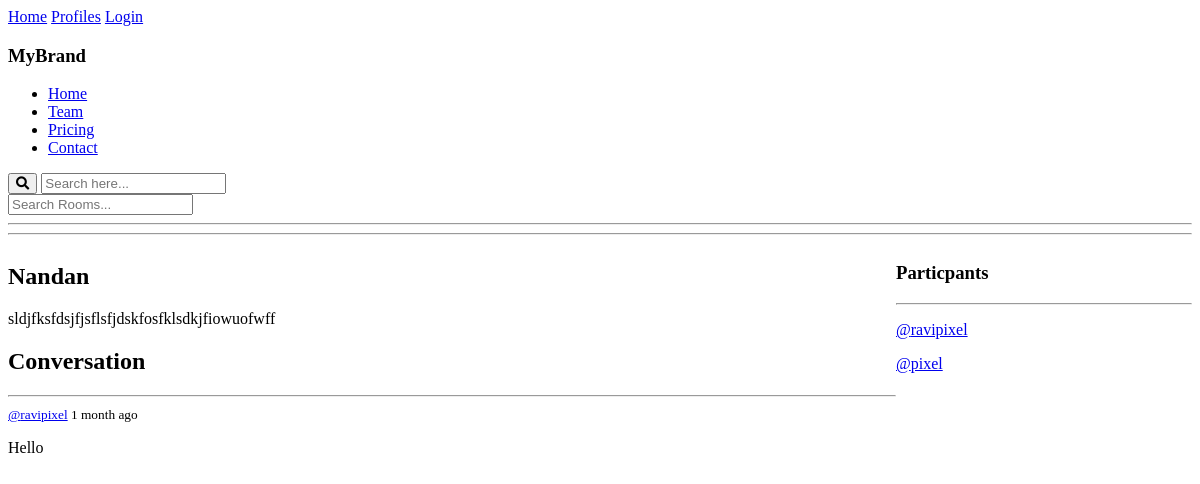
Before: /room/2/ with the older database file.
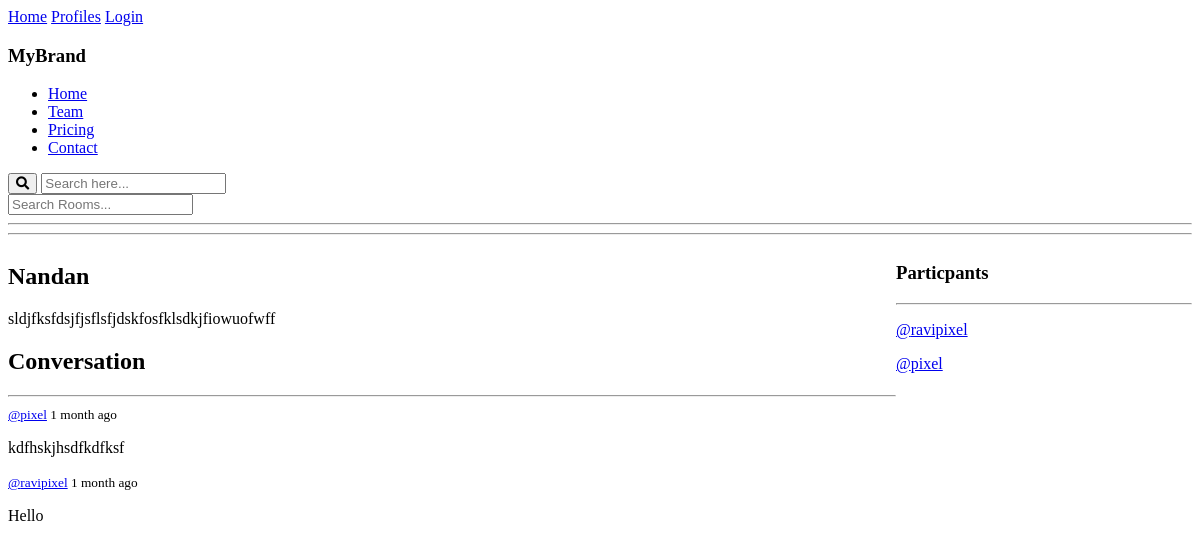
After: the same page with the newer database file.
### base/models.py (models this page shows, shortened)
class Message(models.Model):
    user = models.ForeignKey(User, on_delete=models.CASCADE)
    room = models.ForeignKey(Room, on_delete=models.CASCADE)
    body = models.TextField()
    updated = models.DateTimeField(auto_now=True)
    created = models.DateTimeField(auto_now_add=True)
    class Meta:
        ordering = ['-updated', '-created']

### base/views.py (the view, shortened to what this page needs)
# urls.py: path('room/<str:pk>/', views.room, name='room'),
def room(request, pk):
    room = Room.objects.get(id=pk)
    room_messages = room.message_set.all()
    particpants = room.participants.all()
    context = {'room':room, 'room_messages':room_messages, 'particpants':particpants}
    return render(request,'base/room.html', context)

### base/templates/base/room.html (shortened to what this page needs)
{% extends "main.html" %}
{% block content %}
    <div class='room-container'>
        <div>
            <div>
                <h2>{{room.name}}</h2>
                {{room.description}}
            </div>
            <div class="comment-wrapper">
                <h2>Conversation</h2>
                <hr>
                {% for message in room_messages %}
                    <div>
                        <small><a href="{% url "user-profile" message.user.id %}">@{{message.user}}</a> {{message.created|timesince}} ago</small>
                        <p>{{message.body}}</p>
                    </div>
                {% endfor %}
            </div>
        </div>
        <div>
            <h3>Particpants</h3>
            <hr>
            {% for user in particpants %}
                <div>
                    <p><a href="{% url "user-profile" user.id %}">@{{user.username}}</a></p>
                </div>
            {% endfor %}
        </div>
    </div>
{% endblock content %}

Changed rows visible on the page:
added Message: user "pixel", created "1 month", body "kdfhskjhsdfkdfksf"
